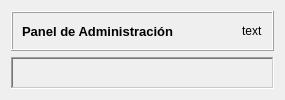
             <widget class="QWidget" name="dashboard">
              <layout class="QVBoxLayout" name="verticalLayout_10">
               <item>
                <layout class="QVBoxLayout" name="verticalLayout_9">
                 <item>
                  <widget class="QFrame" name="frame_8">
                   <property name="maximumSize">
                    <size>
                     <width>16777215</width>
                     <height>40</height>
                    </size>
                   </property>
                   <property name="frameShape">
                    <enum>QFrame::Box</enum>
                   </property>
                   <property name="frameShadow">
                    <enum>QFrame::Raised</enum>
                   </property>
                   <layout class="QGridLayout" name="gridLayout_6">
                    <item row="0" column="0">
                     <layout class="QHBoxLayout" name="horizontalLayout_5">
                      <item>
                       <widget class="QLabel" name="label_7">
                        <property name="font">
                         <font>
                          <pointsize>10</pointsize>
                          <weight>75</weight>
                          <bold>true</bold>
                         </font>
                        </property>
                        <property name="text">
                         <string>Panel de Administración</string>
                        </property>
                       </widget>
                      </item>
                     </layout>
                    </item>
                    <item row="0" column="3">
                     <widget class="QLabel" name="labelBreadcrum_1">
                      <property name="text">
                       <string>text</string>
                      </property>
                     </widget>
                    </item>
                    <item row="0" column="1">
                     <spacer name="horizontalSpacer_4">
                      <property name="orientation">
                       <enum>Qt::Horizontal</enum>
                      </property>
                      <property name="sizeHint" stdset="0">
                       <size>
                        <width>40</width>
                        <height>20</height>
                       </size>
                      </property>
                     </spacer>
                    </item>
                    <item row="0" column="2">
                     <widget class="QLabel" name="label_2">
                      <property name="minimumSize">
                       <size>
                        <width>16</width>
                        <height>16</height>
                       </size>
                      </property>
                      <property name="maximumSize">
                       <size>
                        <width>16</width>
                        <height>16</height>
                       </size>
                      </property>
                      <property name="text">
                       <string/>
                      </property>
                      <property name="pixmap">
                       <pixmap resource="recursos.qrc">:/images/home.svg</pixmap>
                      </property>
                      <property name="scaledContents">
                       <bool>true</bool>
                      </property>
                     </widget>
                    </item>
                   </layout>
                  </widget>
                 </item>
                 <item>
                  <widget class="QFrame" name="frame_9">
                   <property name="frameShape">
                    <enum>QFrame::WinPanel</enum>
                   </property>
                   <property name="frameShadow">
                    <enum>QFrame::Sunken</enum>
                   </property>
                  </widget>
                 </item>
                </layout>
               </item>
              </layout>
             </widget>
